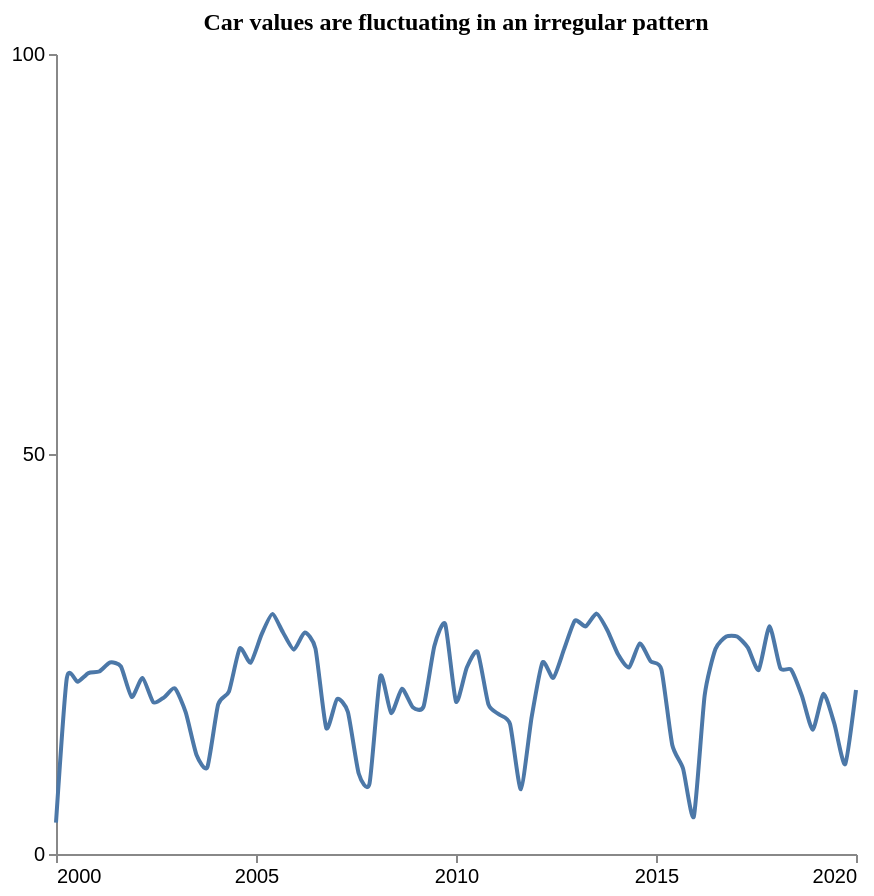

The specification (Vega-Lite) saved for this image:
### Vega-Lite specification from a JSON file in a GitHub repository (floating-point values rounded to 4 significant figures)
{"$schema": "https://vega.github.io/schema/vega-lite/v5.json", "description": "Pattern: Periodic", "data": {"values": [{"X": 2000.0, "Y": 3.919}, {"X": 2000.0, "Y": 21.98}, {"X": 2001.0, "Y": 21.52}, {"X": 2001.0, "Y": 22.62}, {"X": 2001.0, "Y": 22.81}, {"X": 2001.0, "Y": 23.93}, {"X": 2002.0, "Y": 23.45}, {"X": 2002.0, "Y": 19.63}, {"X": 2002.0, "Y": 22.01}, {"X": 2002.0, "Y": 18.96}, {"X": 2003.0, "Y": 19.59}, {"X": 2003.0, "Y": 20.7}, {"X": 2003.0, "Y": 17.7}, {"X": 2004.0, "Y": 12.37}, {"X": 2004.0, "Y": 10.84}, {"X": 2004.0, "Y": 18.7}, {"X": 2004.0, "Y": 20.32}, {"X": 2005.0, "Y": 25.7}, {"X": 2005.0, "Y": 23.91}, {"X": 2005.0, "Y": 27.39}, {"X": 2005.0, "Y": 29.98}, {"X": 2006.0, "Y": 27.7}, {"X": 2006.0, "Y": 25.54}, {"X": 2006.0, "Y": 27.69}, {"X": 2006.0, "Y": 25.68}, {"X": 2007.0, "Y": 15.74}, {"X": 2007.0, "Y": 19.38}, {"X": 2007.0, "Y": 17.75}, {"X": 2008.0, "Y": 10.06}, {"X": 2008.0, "Y": 8.803}, {"X": 2008.0, "Y": 22.25}, {"X": 2008.0, "Y": 17.62}, {"X": 2009.0, "Y": 20.65}, {"X": 2009.0, "Y": 18.35}, {"X": 2009.0, "Y": 18.44}, {"X": 2009.0, "Y": 26.0}, {"X": 2010.0, "Y": 28.74}, {"X": 2010.0, "Y": 19.06}, {"X": 2010.0, "Y": 23.32}, {"X": 2011.0, "Y": 25.26}, {"X": 2011.0, "Y": 18.7}, {"X": 2011.0, "Y": 17.43}, {"X": 2011.0, "Y": 16.23}, {"X": 2012.0, "Y": 8.096}, {"X": 2012.0, "Y": 17.13}, {"X": 2012.0, "Y": 23.95}, {"X": 2012.0, "Y": 22.02}, {"X": 2013.0, "Y": 25.61}, {"X": 2013.0, "Y": 29.17}, {"X": 2013.0, "Y": 28.44}, {"X": 2014.0, "Y": 30.05}, {"X": 2014.0, "Y": 27.98}, {"X": 2014.0, "Y": 24.93}, {"X": 2014.0, "Y": 23.32}, {"X": 2015.0, "Y": 26.32}, {"X": 2015.0, "Y": 24.1}, {"X": 2015.0, "Y": 23.07}, {"X": 2015.0, "Y": 13.66}, {"X": 2016.0, "Y": 10.68}, {"X": 2016.0, "Y": 4.68}, {"X": 2016.0, "Y": 19.81}, {"X": 2016.0, "Y": 25.62}, {"X": 2017.0, "Y": 27.18}, {"X": 2017.0, "Y": 27.18}, {"X": 2017.0, "Y": 25.8}, {"X": 2018.0, "Y": 23.01}, {"X": 2018.0, "Y": 28.47}, {"X": 2018.0, "Y": 23.23}, {"X": 2018.0, "Y": 23.04}, {"X": 2019.0, "Y": 19.77}, {"X": 2019.0, "Y": 15.54}, {"X": 2019.0, "Y": 20.04}, {"X": 2019.0, "Y": 16.27}, {"X": 2020.0, "Y": 11.23}, {"X": 2020.0, "Y": 20.49}]}, "mark": {"type": "line", "interpolate": "cardinal", "tension": 0.4}, "encoding": {"x": {"field": "X", "type": "quantitative", "title": "", "axis": {"grid": false, "format": "d", "values": [2000, 2005, 2010, 2015, 2020], "tickSize": 4}, "scale": {"domain": [2000, 2020]}}, "y": {"field": "Y", "type": "quantitative", "title": "", "axis": {"grid": false, "format": "d", "values": [0, 50, 100], "tickSize": 4, "tickOpacity": 1}, "scale": {"domain": [0, 100]}}}, "title": {"text": "Car values are fluctuating in an irregular pattern", "anchor": "middle", "font": "Tahoma", "fontSize": 12}, "config": {"lineBreak": "^", "view": {"stroke": null}}, "height": 400, "width": 400, "autosize": "pad"}
